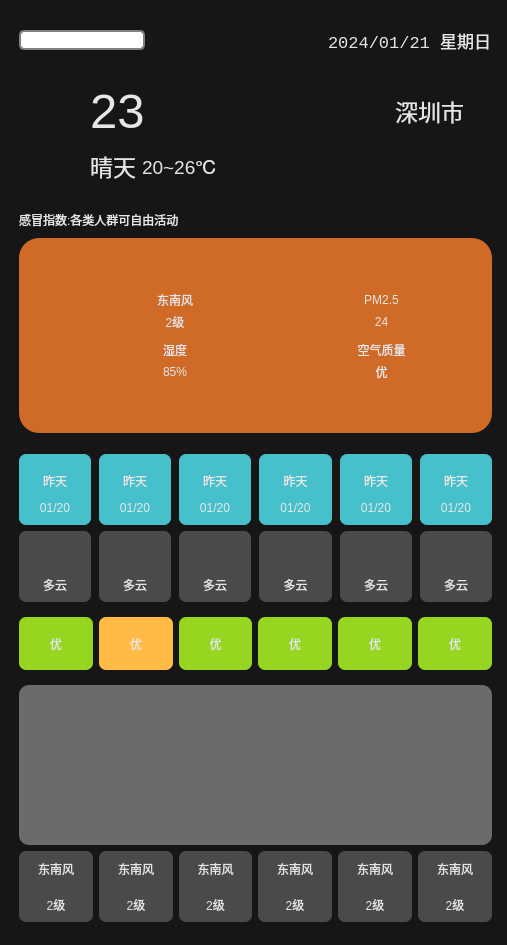
<?xml version="1.0" encoding="UTF-8"?>
<ui version="4.0">
 <class>Widget</class>
 <widget class="QWidget" name="Widget">
  <property name="geometry">
   <rect>
    <x>0</x>
    <y>0</y>
    <width>507</width>
    <height>945</height>
   </rect>
  </property>
  <property name="windowTitle">
   <string>Widget</string>
  </property>
  <property name="styleSheet">
   <string notr="true">background-color: rgb(22, 22, 22);</string>
  </property>
  <widget class="QWidget" name="layoutWidget">
   <property name="geometry">
    <rect>
     <x>10</x>
     <y>10</y>
     <width>491</width>
     <height>921</height>
    </rect>
   </property>
   <layout class="QVBoxLayout" name="verticalLayout_4" stretch="1,2,4,8">
    <property name="spacing">
     <number>3</number>
    </property>
    <item>
     <widget class="QWidget" name="widget01" native="true">
      <layout class="QHBoxLayout" name="horizontalLayout_6" stretch="0,0,0">
       <property name="spacing">
        <number>35</number>
       </property>
       <item>
        <layout class="QHBoxLayout" name="horizontalLayout_8">
         <item>
          <widget class="QLineEdit" name="lineEditCity">
           <property name="styleSheet">
            <string notr="true"> QLineEdit {
     border: 2px solid gray;
     border-radius: 5px;
     padding: 0 8px;
     background: white;
     selection-background-color: darkgray;
 }</string>
           </property>
           <property name="text">
            <string/>
           </property>
          </widget>
         </item>
         <item>
          <widget class="QPushButton" name="pushButton">
           <property name="minimumSize">
            <size>
             <width>35</width>
             <height>35</height>
            </size>
           </property>
           <property name="maximumSize">
            <size>
             <width>35</width>
             <height>35</height>
            </size>
           </property>
           <property name="styleSheet">
            <string notr="true">border-radius: 20px;</string>
           </property>
           <property name="text">
            <string/>
           </property>
           <property name="icon">
            <iconset resource="res.qrc">
             <normaloff>:/res/search.png</normaloff>:/res/search.png</iconset>
           </property>
          </widget>
         </item>
        </layout>
       </item>
       <item>
        <spacer name="horizontalSpacer_2">
         <property name="orientation">
          <enum>Qt::Horizontal</enum>
         </property>
         <property name="sizeHint" stdset="0">
          <size>
           <width>40</width>
           <height>20</height>
          </size>
         </property>
        </spacer>
       </item>
       <item>
        <widget class="QLabel" name="labelCurrentDate">
         <property name="font">
          <font>
           <family>Courier New</family>
           <pointsize>13</pointsize>
          </font>
         </property>
         <property name="styleSheet">
          <string notr="true">color: rgb(230, 230, 230);</string>
         </property>
         <property name="text">
          <string>2024/01/21 星期日</string>
         </property>
        </widget>
       </item>
      </layout>
     </widget>
    </item>
    <item>
     <widget class="QWidget" name="widget02" native="true">
      <property name="styleSheet">
       <string notr="true">color: rgb(230, 230, 230);</string>
      </property>
      <layout class="QHBoxLayout" name="horizontalLayout_2">
       <item>
        <widget class="QLabel" name="labelWeatherIcon">
         <property name="minimumSize">
          <size>
           <width>65</width>
           <height>65</height>
          </size>
         </property>
         <property name="maximumSize">
          <size>
           <width>65</width>
           <height>65</height>
          </size>
         </property>
         <property name="text">
          <string/>
         </property>
         <property name="pixmap">
          <pixmap resource="res.qrc">:/res/type/Qing.png</pixmap>
         </property>
         <property name="scaledContents">
          <bool>true</bool>
         </property>
        </widget>
       </item>
       <item>
        <layout class="QGridLayout" name="gridLayout_2">
         <item row="0" column="3">
          <widget class="QLabel" name="labelCity">
           <property name="font">
            <font>
             <family>Courier New</family>
             <pointsize>17</pointsize>
            </font>
           </property>
           <property name="text">
            <string>深圳市  </string>
           </property>
          </widget>
         </item>
         <item row="1" column="1">
          <widget class="QLabel" name="labelTempRange">
           <property name="font">
            <font>
             <family>Arial</family>
             <pointsize>14</pointsize>
            </font>
           </property>
           <property name="text">
            <string>20~26℃</string>
           </property>
          </widget>
         </item>
         <item row="1" column="0">
          <widget class="QLabel" name="labelweatherType">
           <property name="font">
            <font>
             <family>Courier New</family>
             <pointsize>17</pointsize>
            </font>
           </property>
           <property name="text">
            <string>晴天</string>
           </property>
          </widget>
         </item>
         <item row="1" column="2">
          <spacer name="horizontalSpacer">
           <property name="orientation">
            <enum>Qt::Horizontal</enum>
           </property>
           <property name="sizeHint" stdset="0">
            <size>
             <width>40</width>
             <height>20</height>
            </size>
           </property>
          </spacer>
         </item>
         <item row="0" column="0" colspan="2">
          <widget class="QLabel" name="labelTmp">
           <property name="font">
            <font>
             <family>Arial</family>
             <pointsize>37</pointsize>
            </font>
           </property>
           <property name="text">
            <string>23</string>
           </property>
          </widget>
         </item>
        </layout>
       </item>
      </layout>
     </widget>
    </item>
    <item>
     <widget class="QWidget" name="widget03" native="true">
      <property name="styleSheet">
       <string notr="true">color:rgb(230,230,230);</string>
      </property>
      <layout class="QVBoxLayout" name="verticalLayout" stretch="2,3">
       <item>
        <widget class="QLabel" name="labelGaomao">
         <property name="text">
          <string>感冒指数:各类人群可自由活动</string>
         </property>
         <property name="textFormat">
          <enum>Qt::PlainText</enum>
         </property>
        </widget>
       </item>
       <item>
        <widget class="QWidget" name="widget0301" native="true">
         <property name="styleSheet">
          <string notr="true">background-color: rgb(208, 107, 39);
border-radius: 20px;</string>
         </property>
         <layout class="QGridLayout" name="gridLayout">
          <property name="leftMargin">
           <number>50</number>
          </property>
          <property name="topMargin">
           <number>50</number>
          </property>
          <property name="rightMargin">
           <number>50</number>
          </property>
          <property name="bottomMargin">
           <number>50</number>
          </property>
          <property name="horizontalSpacing">
           <number>40</number>
          </property>
          <property name="verticalSpacing">
           <number>5</number>
          </property>
          <item row="1" column="1">
           <layout class="QHBoxLayout" name="horizontalLayout_4">
            <item>
             <widget class="QLabel" name="labelFX_4">
              <property name="minimumSize">
               <size>
                <width>45</width>
                <height>45</height>
               </size>
              </property>
              <property name="maximumSize">
               <size>
                <width>35</width>
                <height>35</height>
               </size>
              </property>
              <property name="text">
               <string/>
              </property>
              <property name="pixmap">
               <pixmap resource="res.qrc">:/res/airQi.png</pixmap>
              </property>
              <property name="scaledContents">
               <bool>true</bool>
              </property>
             </widget>
            </item>
            <item>
             <layout class="QVBoxLayout" name="verticalLayout_6">
              <item>
               <widget class="QLabel" name="labelair">
                <property name="text">
                 <string>空气质量</string>
                </property>
                <property name="alignment">
                 <set>Qt::AlignCenter</set>
                </property>
               </widget>
              </item>
              <item>
               <widget class="QLabel" name="labelairData">
                <property name="text">
                 <string>优</string>
                </property>
                <property name="alignment">
                 <set>Qt::AlignCenter</set>
                </property>
               </widget>
              </item>
             </layout>
            </item>
           </layout>
          </item>
          <item row="0" column="0">
           <layout class="QHBoxLayout" name="horizontalLayout">
            <property name="spacing">
             <number>0</number>
            </property>
            <item>
             <widget class="QLabel" name="labelFX">
              <property name="minimumSize">
               <size>
                <width>45</width>
                <height>45</height>
               </size>
              </property>
              <property name="maximumSize">
               <size>
                <width>35</width>
                <height>35</height>
               </size>
              </property>
              <property name="text">
               <string/>
              </property>
              <property name="pixmap">
               <pixmap resource="res.qrc">:/res/wind.png</pixmap>
              </property>
              <property name="scaledContents">
               <bool>true</bool>
              </property>
             </widget>
            </item>
            <item>
             <layout class="QVBoxLayout" name="verticalLayout_2">
              <property name="spacing">
               <number>0</number>
              </property>
              <item>
               <widget class="QLabel" name="labelFXType">
                <property name="text">
                 <string>东南风</string>
                </property>
                <property name="alignment">
                 <set>Qt::AlignCenter</set>
                </property>
               </widget>
              </item>
              <item>
               <widget class="QLabel" name="labelFXType_2">
                <property name="text">
                 <string>2级</string>
                </property>
                <property name="alignment">
                 <set>Qt::AlignCenter</set>
                </property>
               </widget>
              </item>
             </layout>
            </item>
           </layout>
          </item>
          <item row="0" column="1">
           <layout class="QHBoxLayout" name="horizontalLayout_3">
            <item>
             <widget class="QLabel" name="labelFX_3">
              <property name="minimumSize">
               <size>
                <width>45</width>
                <height>45</height>
               </size>
              </property>
              <property name="maximumSize">
               <size>
                <width>35</width>
                <height>35</height>
               </size>
              </property>
              <property name="text">
               <string/>
              </property>
              <property name="pixmap">
               <pixmap resource="res.qrc">:/res/pm25.png</pixmap>
              </property>
              <property name="scaledContents">
               <bool>true</bool>
              </property>
             </widget>
            </item>
            <item>
             <layout class="QVBoxLayout" name="verticalLayout_5">
              <item>
               <widget class="QLabel" name="labelPM25">
                <property name="text">
                 <string>PM2.5</string>
                </property>
                <property name="alignment">
                 <set>Qt::AlignCenter</set>
                </property>
               </widget>
              </item>
              <item>
               <widget class="QLabel" name="labelPM25Data">
                <property name="text">
                 <string>24</string>
                </property>
                <property name="alignment">
                 <set>Qt::AlignCenter</set>
                </property>
               </widget>
              </item>
             </layout>
            </item>
           </layout>
          </item>
          <item row="1" column="0">
           <layout class="QHBoxLayout" name="horizontalLayout_5">
            <item>
             <widget class="QLabel" name="labelFX_5">
              <property name="minimumSize">
               <size>
                <width>45</width>
                <height>45</height>
               </size>
              </property>
              <property name="maximumSize">
               <size>
                <width>35</width>
                <height>35</height>
               </size>
              </property>
              <property name="text">
               <string/>
              </property>
              <property name="pixmap">
               <pixmap resource="res.qrc">:/res/humidity.png</pixmap>
              </property>
              <property name="scaledContents">
               <bool>true</bool>
              </property>
             </widget>
            </item>
            <item>
             <layout class="QVBoxLayout" name="verticalLayout_8">
              <item>
               <widget class="QLabel" name="labelShidu">
                <property name="text">
                 <string>湿度</string>
                </property>
                <property name="alignment">
                 <set>Qt::AlignCenter</set>
                </property>
               </widget>
              </item>
              <item>
               <widget class="QLabel" name="labelShiduData">
                <property name="text">
                 <string>85%</string>
                </property>
                <property name="alignment">
                 <set>Qt::AlignCenter</set>
                </property>
               </widget>
              </item>
             </layout>
            </item>
           </layout>
          </item>
         </layout>
        </widget>
       </item>
      </layout>
     </widget>
    </item>
    <item>
     <widget class="QWidget" name="widget04" native="true">
      <layout class="QVBoxLayout" name="verticalLayout_3">
       <item>
        <widget class="QWidget" name="widget0401" native="true">
         <layout class="QGridLayout" name="gridLayout_3">
          <property name="leftMargin">
           <number>0</number>
          </property>
          <property name="topMargin">
           <number>0</number>
          </property>
          <property name="rightMargin">
           <number>0</number>
          </property>
          <property name="bottomMargin">
           <number>0</number>
          </property>
          <property name="horizontalSpacing">
           <number>8</number>
          </property>
          <property name="verticalSpacing">
           <number>0</number>
          </property>
          <item row="0" column="0">
           <widget class="QLabel" name="labelday0">
            <property name="styleSheet">
             <string notr="true">color: rgb(230, 230, 230);
border-radius: 7px;
background-color: rgb(70, 192, 203);
border-bottom-right-radius:0px;
border-bottom-left-radius:0px;</string>
            </property>
            <property name="text">
             <string>昨天</string>
            </property>
            <property name="alignment">
             <set>Qt::AlignBottom|Qt::AlignHCenter</set>
            </property>
           </widget>
          </item>
          <item row="0" column="1">
           <widget class="QLabel" name="labelday1">
            <property name="styleSheet">
             <string notr="true">color: rgb(230, 230, 230);
border-radius: 7px;
background-color: rgb(70, 192, 203);
border-bottom-right-radius:0px;
border-bottom-left-radius:0px;</string>
            </property>
            <property name="text">
             <string>昨天</string>
            </property>
            <property name="alignment">
             <set>Qt::AlignBottom|Qt::AlignHCenter</set>
            </property>
           </widget>
          </item>
          <item row="0" column="2">
           <widget class="QLabel" name="labelday2">
            <property name="styleSheet">
             <string notr="true">color: rgb(230, 230, 230);
border-radius: 7px;
background-color: rgb(70, 192, 203);
border-bottom-right-radius:0px;
border-bottom-left-radius:0px;</string>
            </property>
            <property name="text">
             <string>昨天</string>
            </property>
            <property name="alignment">
             <set>Qt::AlignBottom|Qt::AlignHCenter</set>
            </property>
           </widget>
          </item>
          <item row="0" column="3">
           <widget class="QLabel" name="labelday3">
            <property name="styleSheet">
             <string notr="true">color: rgb(230, 230, 230);
border-radius: 7px;
background-color: rgb(70, 192, 203);
border-bottom-right-radius:0px;
border-bottom-left-radius:0px;</string>
            </property>
            <property name="text">
             <string>昨天</string>
            </property>
            <property name="alignment">
             <set>Qt::AlignBottom|Qt::AlignHCenter</set>
            </property>
           </widget>
          </item>
          <item row="0" column="4">
           <widget class="QLabel" name="labelday4">
            <property name="styleSheet">
             <string notr="true">color: rgb(230, 230, 230);
border-radius: 7px;
background-color: rgb(70, 192, 203);
border-bottom-right-radius:0px;
border-bottom-left-radius:0px;</string>
            </property>
            <property name="text">
             <string>昨天</string>
            </property>
            <property name="alignment">
             <set>Qt::AlignBottom|Qt::AlignHCenter</set>
            </property>
           </widget>
          </item>
          <item row="0" column="5">
           <widget class="QLabel" name="labelday5">
            <property name="styleSheet">
             <string notr="true">color: rgb(230, 230, 230);
border-radius: 7px;
background-color: rgb(70, 192, 203);
border-bottom-right-radius:0px;
border-bottom-left-radius:0px;</string>
            </property>
            <property name="text">
             <string>昨天</string>
            </property>
            <property name="alignment">
             <set>Qt::AlignBottom|Qt::AlignHCenter</set>
            </property>
           </widget>
          </item>
          <item row="1" column="0">
           <widget class="QLabel" name="labelDate0">
            <property name="styleSheet">
             <string notr="true">color: rgb(230, 230, 230);
border-radius: 7px;
background-color: rgb(70, 192, 203);
border-top-right-radius:0px;
border-top-left-radius:0px;</string>
            </property>
            <property name="text">
             <string>01/20</string>
            </property>
            <property name="alignment">
             <set>Qt::AlignCenter</set>
            </property>
           </widget>
          </item>
          <item row="1" column="1">
           <widget class="QLabel" name="labelDate1">
            <property name="styleSheet">
             <string notr="true">color: rgb(230, 230, 230);
border-radius: 7px;
background-color: rgb(70, 192, 203);
border-top-right-radius:0px;
border-top-left-radius:0px;</string>
            </property>
            <property name="text">
             <string>01/20</string>
            </property>
            <property name="alignment">
             <set>Qt::AlignCenter</set>
            </property>
           </widget>
          </item>
          <item row="1" column="2">
           <widget class="QLabel" name="labelDate2">
            <property name="styleSheet">
             <string notr="true">color: rgb(230, 230, 230);
border-radius: 7px;
background-color: rgb(70, 192, 203);
border-top-right-radius:0px;
border-top-left-radius:0px;</string>
            </property>
            <property name="text">
             <string>01/20</string>
            </property>
            <property name="alignment">
             <set>Qt::AlignCenter</set>
            </property>
           </widget>
          </item>
          <item row="1" column="3">
           <widget class="QLabel" name="labelDate3">
            <property name="styleSheet">
             <string notr="true">color: rgb(230, 230, 230);
border-radius: 7px;
background-color: rgb(70, 192, 203);
border-top-right-radius:0px;
border-top-left-radius:0px;</string>
            </property>
            <property name="text">
             <string>01/20</string>
            </property>
            <property name="alignment">
             <set>Qt::AlignCenter</set>
            </property>
           </widget>
          </item>
          <item row="1" column="4">
           <widget class="QLabel" name="labelDate4">
            <property name="styleSheet">
             <string notr="true">color: rgb(230, 230, 230);
border-radius: 7px;
background-color: rgb(70, 192, 203);
border-top-right-radius:0px;
border-top-left-radius:0px;</string>
            </property>
            <property name="text">
             <string>01/20</string>
            </property>
            <property name="alignment">
             <set>Qt::AlignCenter</set>
            </property>
           </widget>
          </item>
          <item row="1" column="5">
           <widget class="QLabel" name="labelDate5">
            <property name="styleSheet">
             <string notr="true">color: rgb(230, 230, 230);
border-radius: 7px;
background-color: rgb(70, 192, 203);
border-top-right-radius:0px;
border-top-left-radius:0px;</string>
            </property>
            <property name="text">
             <string>01/20</string>
            </property>
            <property name="alignment">
             <set>Qt::AlignCenter</set>
            </property>
           </widget>
          </item>
         </layout>
        </widget>
       </item>
       <item>
        <widget class="QWidget" name="widget0402" native="true">
         <layout class="QGridLayout" name="gridLayout_4">
          <property name="leftMargin">
           <number>0</number>
          </property>
          <property name="topMargin">
           <number>0</number>
          </property>
          <property name="rightMargin">
           <number>0</number>
          </property>
          <property name="bottomMargin">
           <number>0</number>
          </property>
          <property name="horizontalSpacing">
           <number>8</number>
          </property>
          <property name="verticalSpacing">
           <number>0</number>
          </property>
          <item row="0" column="0">
           <widget class="QLabel" name="labelWheatherIcon0">
            <property name="styleSheet">
             <string notr="true">color: rgb(230, 230, 230);
background-color: rgb(74, 74, 74);
border-radius: 7px;

border-bottom-right-radius:0px;
border-bottom-left-radius:0px;</string>
            </property>
            <property name="text">
             <string/>
            </property>
            <property name="pixmap">
             <pixmap resource="res.qrc">:/res/type/DuoYun.png</pixmap>
            </property>
            <property name="scaledContents">
             <bool>false</bool>
            </property>
            <property name="alignment">
             <set>Qt::AlignCenter</set>
            </property>
           </widget>
          </item>
          <item row="0" column="1">
           <widget class="QLabel" name="labelWheatherIcon1">
            <property name="styleSheet">
             <string notr="true">color: rgb(230, 230, 230);
background-color: rgb(74, 74, 74);
border-radius: 7px;

border-bottom-right-radius:0px;
border-bottom-left-radius:0px;</string>
            </property>
            <property name="text">
             <string/>
            </property>
            <property name="pixmap">
             <pixmap resource="res.qrc">:/res/type/DuoYun.png</pixmap>
            </property>
            <property name="scaledContents">
             <bool>false</bool>
            </property>
            <property name="alignment">
             <set>Qt::AlignCenter</set>
            </property>
           </widget>
          </item>
          <item row="0" column="2">
           <widget class="QLabel" name="labelWheatherIcon2">
            <property name="styleSheet">
             <string notr="true">color: rgb(230, 230, 230);
background-color: rgb(74, 74, 74);
border-radius: 7px;

border-bottom-right-radius:0px;
border-bottom-left-radius:0px;</string>
            </property>
            <property name="text">
             <string/>
            </property>
            <property name="pixmap">
             <pixmap resource="res.qrc">:/res/type/DuoYun.png</pixmap>
            </property>
            <property name="scaledContents">
             <bool>false</bool>
            </property>
            <property name="alignment">
             <set>Qt::AlignCenter</set>
            </property>
           </widget>
          </item>
          <item row="0" column="3">
           <widget class="QLabel" name="labelWheatherIcon3">
            <property name="styleSheet">
             <string notr="true">color: rgb(230, 230, 230);
background-color: rgb(74, 74, 74);
border-radius: 7px;

border-bottom-right-radius:0px;
border-bottom-left-radius:0px;</string>
            </property>
            <property name="text">
             <string/>
            </property>
            <property name="pixmap">
             <pixmap resource="res.qrc">:/res/type/DuoYun.png</pixmap>
            </property>
            <property name="scaledContents">
             <bool>false</bool>
            </property>
            <property name="alignment">
             <set>Qt::AlignCenter</set>
            </property>
           </widget>
          </item>
          <item row="0" column="4">
           <widget class="QLabel" name="labelWheatherIcon4">
            <property name="styleSheet">
             <string notr="true">color: rgb(230, 230, 230);
background-color: rgb(74, 74, 74);
border-radius: 7px;

border-bottom-right-radius:0px;
border-bottom-left-radius:0px;</string>
            </property>
            <property name="text">
             <string/>
            </property>
            <property name="pixmap">
             <pixmap resource="res.qrc">:/res/type/DuoYun.png</pixmap>
            </property>
            <property name="scaledContents">
             <bool>false</bool>
            </property>
            <property name="alignment">
             <set>Qt::AlignCenter</set>
            </property>
           </widget>
          </item>
          <item row="0" column="5">
           <widget class="QLabel" name="labelWheatherIcon5">
            <property name="styleSheet">
             <string notr="true">color: rgb(230, 230, 230);
background-color: rgb(74, 74, 74);
border-radius: 7px;

border-bottom-right-radius:0px;
border-bottom-left-radius:0px;</string>
            </property>
            <property name="text">
             <string/>
            </property>
            <property name="pixmap">
             <pixmap resource="res.qrc">:/res/type/DuoYun.png</pixmap>
            </property>
            <property name="scaledContents">
             <bool>false</bool>
            </property>
            <property name="alignment">
             <set>Qt::AlignCenter</set>
            </property>
           </widget>
          </item>
          <item row="1" column="0">
           <widget class="QLabel" name="lbweatherTypeDate0">
            <property name="styleSheet">
             <string notr="true">color: rgb(230, 230, 230);
border-radius: 7px;
background-color: rgb(74, 74, 74);
border-top-right-radius:0px;
border-top-left-radius:0px;</string>
            </property>
            <property name="text">
             <string>多云</string>
            </property>
            <property name="alignment">
             <set>Qt::AlignCenter</set>
            </property>
           </widget>
          </item>
          <item row="1" column="1">
           <widget class="QLabel" name="lbweatherTypeDate1">
            <property name="styleSheet">
             <string notr="true">color: rgb(230, 230, 230);
border-radius: 7px;
background-color: rgb(74, 74, 74);
border-top-right-radius:0px;
border-top-left-radius:0px;</string>
            </property>
            <property name="text">
             <string>多云</string>
            </property>
            <property name="alignment">
             <set>Qt::AlignCenter</set>
            </property>
           </widget>
          </item>
          <item row="1" column="2">
           <widget class="QLabel" name="lbweatherTypeDate2">
            <property name="styleSheet">
             <string notr="true">color: rgb(230, 230, 230);
border-radius: 7px;
background-color: rgb(74, 74, 74);
border-top-right-radius:0px;
border-top-left-radius:0px;</string>
            </property>
            <property name="text">
             <string>多云</string>
            </property>
            <property name="alignment">
             <set>Qt::AlignCenter</set>
            </property>
           </widget>
          </item>
          <item row="1" column="3">
           <widget class="QLabel" name="lbweatherTypeDate3">
            <property name="styleSheet">
             <string notr="true">color: rgb(230, 230, 230);
border-radius: 7px;
background-color: rgb(74, 74, 74);
border-top-right-radius:0px;
border-top-left-radius:0px;</string>
            </property>
            <property name="text">
             <string>多云</string>
            </property>
            <property name="alignment">
             <set>Qt::AlignCenter</set>
            </property>
           </widget>
          </item>
          <item row="1" column="4">
           <widget class="QLabel" name="lbweatherTypeDate4">
            <property name="styleSheet">
             <string notr="true">color: rgb(230, 230, 230);
border-radius: 7px;
background-color: rgb(74, 74, 74);
border-top-right-radius:0px;
border-top-left-radius:0px;</string>
            </property>
            <property name="text">
             <string>多云</string>
            </property>
            <property name="alignment">
             <set>Qt::AlignCenter</set>
            </property>
           </widget>
          </item>
          <item row="1" column="5">
           <widget class="QLabel" name="lbweatherTypeDate5">
            <property name="styleSheet">
             <string notr="true">color: rgb(230, 230, 230);
border-radius: 7px;
background-color: rgb(74, 74, 74);
border-top-right-radius:0px;
border-top-left-radius:0px;</string>
            </property>
            <property name="text">
             <string>多云</string>
            </property>
            <property name="alignment">
             <set>Qt::AlignCenter</set>
            </property>
           </widget>
          </item>
         </layout>
        </widget>
       </item>
       <item>
        <widget class="QWidget" name="widget0403" native="true">
         <layout class="QHBoxLayout" name="horizontalLayout_7">
          <property name="leftMargin">
           <number>0</number>
          </property>
          <property name="rightMargin">
           <number>0</number>
          </property>
          <item>
           <widget class="QLabel" name="labelaiq0">
            <property name="styleSheet">
             <string notr="true">color: rgb(230, 230, 230);
background-color: rgb(150, 213, 32);
border-radius: 7px;</string>
            </property>
            <property name="text">
             <string>优</string>
            </property>
            <property name="alignment">
             <set>Qt::AlignCenter</set>
            </property>
           </widget>
          </item>
          <item>
           <widget class="QLabel" name="labelaiq1">
            <property name="styleSheet">
             <string notr="true">color: rgb(230, 230, 230);
background-color: rgb(255, 187, 69);
border-radius: 7px;</string>
            </property>
            <property name="text">
             <string>优</string>
            </property>
            <property name="alignment">
             <set>Qt::AlignCenter</set>
            </property>
           </widget>
          </item>
          <item>
           <widget class="QLabel" name="labelaiq2">
            <property name="styleSheet">
             <string notr="true">color: rgb(230, 230, 230);
background-color: rgb(150, 213, 32);
border-radius: 7px;</string>
            </property>
            <property name="text">
             <string>优</string>
            </property>
            <property name="alignment">
             <set>Qt::AlignCenter</set>
            </property>
           </widget>
          </item>
          <item>
           <widget class="QLabel" name="labelaiq3">
            <property name="styleSheet">
             <string notr="true">color: rgb(230, 230, 230);
background-color: rgb(150, 213, 32);
border-radius: 7px;</string>
            </property>
            <property name="text">
             <string>优</string>
            </property>
            <property name="alignment">
             <set>Qt::AlignCenter</set>
            </property>
           </widget>
          </item>
          <item>
           <widget class="QLabel" name="labelaiq4">
            <property name="styleSheet">
             <string notr="true">color: rgb(230, 230, 230);
background-color: rgb(150, 213, 32);
border-radius: 7px;</string>
            </property>
            <property name="text">
             <string>优</string>
            </property>
            <property name="alignment">
             <set>Qt::AlignCenter</set>
            </property>
           </widget>
          </item>
          <item>
           <widget class="QLabel" name="labelaiq5">
            <property name="styleSheet">
             <string notr="true">color: rgb(230, 230, 230);
background-color: rgb(150, 213, 32);
border-radius: 7px;</string>
            </property>
            <property name="text">
             <string>优</string>
            </property>
            <property name="alignment">
             <set>Qt::AlignCenter</set>
            </property>
           </widget>
          </item>
         </layout>
        </widget>
       </item>
       <item>
        <layout class="QVBoxLayout" name="verticalLayout_7">
         <property name="spacing">
          <number>0</number>
         </property>
         <item>
          <widget class="QWidget" name="widget0404" native="true">
           <property name="minimumSize">
            <size>
             <width>80</width>
             <height>80</height>
            </size>
           </property>
           <property name="styleSheet">
            <string notr="true">background-color: rgb(107, 107, 107);
border-radius: 10px;

border-bottom-right-radius:0px;
border-bottom-left-radius:0px;</string>
           </property>
          </widget>
         </item>
         <item>
          <widget class="QWidget" name="widget0405" native="true">
           <property name="minimumSize">
            <size>
             <width>80</width>
             <height>80</height>
            </size>
           </property>
           <property name="styleSheet">
            <string notr="true">background-color: rgb(107, 107, 107);
border-radius: 10px;
border-top-right-radius:0px;
border-top-left-radius:0px;</string>
           </property>
          </widget>
         </item>
        </layout>
       </item>
       <item>
        <widget class="QWidget" name="widget0406" native="true">
         <layout class="QGridLayout" name="gridLayout_5">
          <property name="leftMargin">
           <number>0</number>
          </property>
          <property name="topMargin">
           <number>0</number>
          </property>
          <property name="rightMargin">
           <number>0</number>
          </property>
          <property name="bottomMargin">
           <number>0</number>
          </property>
          <property name="verticalSpacing">
           <number>0</number>
          </property>
          <item row="0" column="0">
           <widget class="QLabel" name="labelFX0">
            <property name="styleSheet">
             <string notr="true">color: rgb(230, 230, 230);
background-color: rgb(74, 74, 74);
border-radius: 7px;

border-bottom-right-radius:0px;
border-bottom-left-radius:0px;</string>
            </property>
            <property name="text">
             <string>东南风</string>
            </property>
            <property name="scaledContents">
             <bool>false</bool>
            </property>
            <property name="alignment">
             <set>Qt::AlignCenter</set>
            </property>
           </widget>
          </item>
          <item row="0" column="1">
           <widget class="QLabel" name="labelFX1">
            <property name="styleSheet">
             <string notr="true">color: rgb(230, 230, 230);
background-color: rgb(74, 74, 74);
border-radius: 7px;

border-bottom-right-radius:0px;
border-bottom-left-radius:0px;</string>
            </property>
            <property name="text">
             <string>东南风</string>
            </property>
            <property name="scaledContents">
             <bool>false</bool>
            </property>
            <property name="alignment">
             <set>Qt::AlignCenter</set>
            </property>
           </widget>
          </item>
          <item row="0" column="2">
           <widget class="QLabel" name="labelFX2">
            <property name="styleSheet">
             <string notr="true">color: rgb(230, 230, 230);
background-color: rgb(74, 74, 74);
border-radius: 7px;

border-bottom-right-radius:0px;
border-bottom-left-radius:0px;</string>
            </property>
            <property name="text">
             <string>东南风</string>
            </property>
            <property name="scaledContents">
             <bool>false</bool>
            </property>
            <property name="alignment">
             <set>Qt::AlignCenter</set>
            </property>
           </widget>
          </item>
          <item row="0" column="3">
           <widget class="QLabel" name="labelFX3">
            <property name="styleSheet">
             <string notr="true">color: rgb(230, 230, 230);
background-color: rgb(74, 74, 74);
border-radius: 7px;

border-bottom-right-radius:0px;
border-bottom-left-radius:0px;</string>
            </property>
            <property name="text">
             <string>东南风</string>
            </property>
            <property name="scaledContents">
             <bool>false</bool>
            </property>
            <property name="alignment">
             <set>Qt::AlignCenter</set>
            </property>
           </widget>
          </item>
          <item row="0" column="4">
           <widget class="QLabel" name="labelFX4">
            <property name="styleSheet">
             <string notr="true">color: rgb(230, 230, 230);
background-color: rgb(74, 74, 74);
border-radius: 7px;

border-bottom-right-radius:0px;
border-bottom-left-radius:0px;</string>
            </property>
            <property name="text">
             <string>东南风</string>
            </property>
            <property name="scaledContents">
             <bool>false</bool>
            </property>
            <property name="alignment">
             <set>Qt::AlignCenter</set>
            </property>
           </widget>
          </item>
          <item row="0" column="5">
           <widget class="QLabel" name="labelFX5">
            <property name="styleSheet">
             <string notr="true">color: rgb(230, 230, 230);
background-color: rgb(74, 74, 74);
border-radius: 7px;

border-bottom-right-radius:0px;
border-bottom-left-radius:0px;</string>
            </property>
            <property name="text">
             <string>东南风</string>
            </property>
            <property name="scaledContents">
             <bool>false</bool>
            </property>
            <property name="alignment">
             <set>Qt::AlignCenter</set>
            </property>
           </widget>
          </item>
          <item row="1" column="0">
           <widget class="QLabel" name="labelFL0">
            <property name="styleSheet">
             <string notr="true">color: rgb(230, 230, 230);
border-radius: 7px;
background-color: rgb(74, 74, 74);
border-top-right-radius:0px;
border-top-left-radius:0px;</string>
            </property>
            <property name="text">
             <string>2级</string>
            </property>
            <property name="alignment">
             <set>Qt::AlignCenter</set>
            </property>
           </widget>
          </item>
          <item row="1" column="1">
           <widget class="QLabel" name="labelFL1">
            <property name="styleSheet">
             <string notr="true">color: rgb(230, 230, 230);
border-radius: 7px;
background-color: rgb(74, 74, 74);
border-top-right-radius:0px;
border-top-left-radius:0px;</string>
            </property>
            <property name="text">
             <string>2级</string>
            </property>
            <property name="alignment">
             <set>Qt::AlignCenter</set>
            </property>
           </widget>
          </item>
          <item row="1" column="2">
           <widget class="QLabel" name="labelFL2">
            <property name="styleSheet">
             <string notr="true">color: rgb(230, 230, 230);
border-radius: 7px;
background-color: rgb(74, 74, 74);
border-top-right-radius:0px;
border-top-left-radius:0px;</string>
            </property>
            <property name="text">
             <string>2级</string>
            </property>
            <property name="alignment">
             <set>Qt::AlignCenter</set>
            </property>
           </widget>
          </item>
          <item row="1" column="3">
           <widget class="QLabel" name="labelFL3">
            <property name="styleSheet">
             <string notr="true">color: rgb(230, 230, 230);
border-radius: 7px;
background-color: rgb(74, 74, 74);
border-top-right-radius:0px;
border-top-left-radius:0px;</string>
            </property>
            <property name="text">
             <string>2级</string>
            </property>
            <property name="alignment">
             <set>Qt::AlignCenter</set>
            </property>
           </widget>
          </item>
          <item row="1" column="4">
           <widget class="QLabel" name="labelFL4">
            <property name="styleSheet">
             <string notr="true">color: rgb(230, 230, 230);
border-radius: 7px;
background-color: rgb(74, 74, 74);
border-top-right-radius:0px;
border-top-left-radius:0px;</string>
            </property>
            <property name="text">
             <string>2级</string>
            </property>
            <property name="alignment">
             <set>Qt::AlignCenter</set>
            </property>
           </widget>
          </item>
          <item row="1" column="5">
           <widget class="QLabel" name="labelFL5">
            <property name="styleSheet">
             <string notr="true">color: rgb(230, 230, 230);
border-radius: 7px;
background-color: rgb(74, 74, 74);
border-top-right-radius:0px;
border-top-left-radius:0px;</string>
            </property>
            <property name="text">
             <string>2级</string>
            </property>
            <property name="alignment">
             <set>Qt::AlignCenter</set>
            </property>
           </widget>
          </item>
         </layout>
        </widget>
       </item>
      </layout>
     </widget>
    </item>
   </layout>
  </widget>
 </widget>
 <resources>
  <include location="res.qrc"/>
 </resources>
 <connections/>
</ui>
